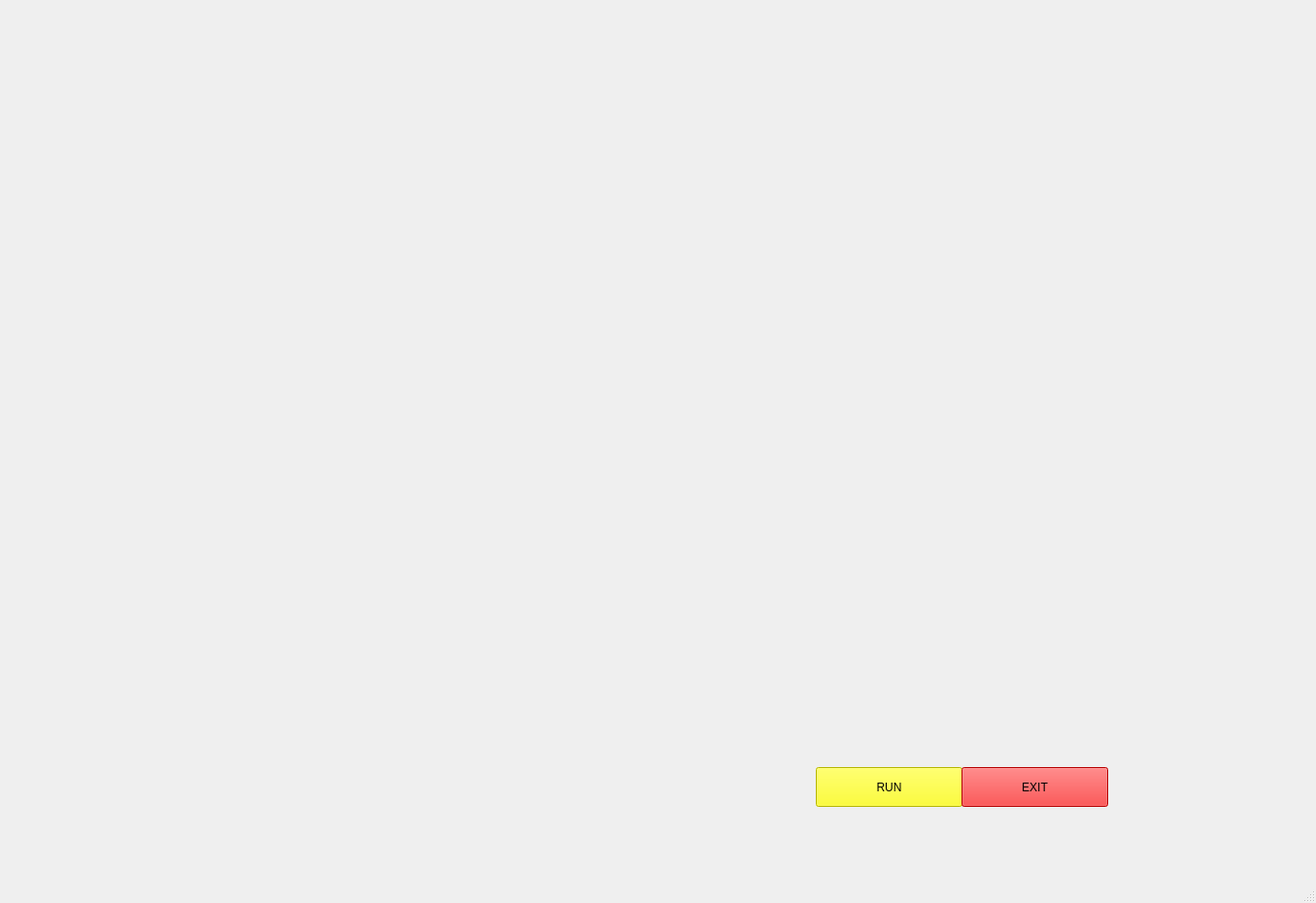
<?xml version="1.0" encoding="UTF-8"?>
<ui version="4.0">
 <class>MainWindow</class>
 <widget class="QMainWindow" name="MainWindow">
  <property name="geometry">
   <rect>
    <x>0</x>
    <y>0</y>
    <width>1355</width>
    <height>930</height>
   </rect>
  </property>
  <property name="windowTitle">
   <string>MainWindow</string>
  </property>
  <widget class="QWidget" name="centralwidget">
   <widget class="QLabel" name="label_2">
    <property name="geometry">
     <rect>
      <x>60</x>
      <y>30</y>
      <width>481</width>
      <height>51</height>
     </rect>
    </property>
    <property name="text">
     <string/>
    </property>
    <property name="pixmap">
     <pixmap>../../Documents/jarvis gui images/img1.gif</pixmap>
    </property>
   </widget>
   <widget class="QPushButton" name="pushButton">
    <property name="geometry">
     <rect>
      <x>840</x>
      <y>790</y>
      <width>151</width>
      <height>41</height>
     </rect>
    </property>
    <property name="autoFillBackground">
     <bool>false</bool>
    </property>
    <property name="styleSheet">
     <string notr="true">background-color: rgb(85, 170, 0);
font: 75 14pt &quot;Times New Roman&quot;;


background-color: rgb(255, 255, 0);
</string>
    </property>
    <property name="text">
     <string>RUN</string>
    </property>
   </widget>
   <widget class="QPushButton" name="pushButton_2">
    <property name="geometry">
     <rect>
      <x>990</x>
      <y>790</y>
      <width>151</width>
      <height>41</height>
     </rect>
    </property>
    <property name="styleSheet">
     <string notr="true">font: 75 14pt &quot;Times New Roman&quot;;
background-color: rgb(255, 0, 0);</string>
    </property>
    <property name="text">
     <string>EXIT</string>
    </property>
   </widget>
   <widget class="QTextBrowser" name="textBrowser">
    <property name="geometry">
     <rect>
      <x>810</x>
      <y>50</y>
      <width>201</width>
      <height>41</height>
     </rect>
    </property>
    <property name="font">
     <font>
      <family>Times New Roman</family>
      <pointsize>14</pointsize>
      <weight>75</weight>
      <bold>true</bold>
     </font>
    </property>
    <property name="styleSheet">
     <string notr="true">background:transparent;
border-radius:none;</string>
    </property>
   </widget>
   <widget class="QTextBrowser" name="textBrowser_2">
    <property name="geometry">
     <rect>
      <x>1010</x>
      <y>50</y>
      <width>211</width>
      <height>41</height>
     </rect>
    </property>
    <property name="font">
     <font>
      <family>Times New Roman</family>
      <pointsize>14</pointsize>
      <weight>75</weight>
      <bold>true</bold>
     </font>
    </property>
    <property name="styleSheet">
     <string notr="true">background:transparent;
border-radius:none;</string>
    </property>
   </widget>
   <widget class="QLabel" name="label">
    <property name="geometry">
     <rect>
      <x>10</x>
      <y>-10</y>
      <width>1321</width>
      <height>891</height>
     </rect>
    </property>
    <property name="text">
     <string/>
    </property>
    <property name="pixmap">
     <pixmap>../../Documents/jarvis gui images/iron-man-jarvis-desktop-5ndtfocc4mtxidl8.webp</pixmap>
    </property>
    <property name="scaledContents">
     <bool>true</bool>
    </property>
   </widget>
   <zorder>label</zorder>
   <zorder>label_2</zorder>
   <zorder>pushButton</zorder>
   <zorder>pushButton_2</zorder>
   <zorder>textBrowser</zorder>
   <zorder>textBrowser_2</zorder>
  </widget>
  <widget class="QMenuBar" name="menubar">
   <property name="geometry">
    <rect>
     <x>0</x>
     <y>0</y>
     <width>1355</width>
     <height>21</height>
    </rect>
   </property>
  </widget>
  <widget class="QStatusBar" name="statusbar"/>
 </widget>
 <resources/>
 <connections/>
</ui>
